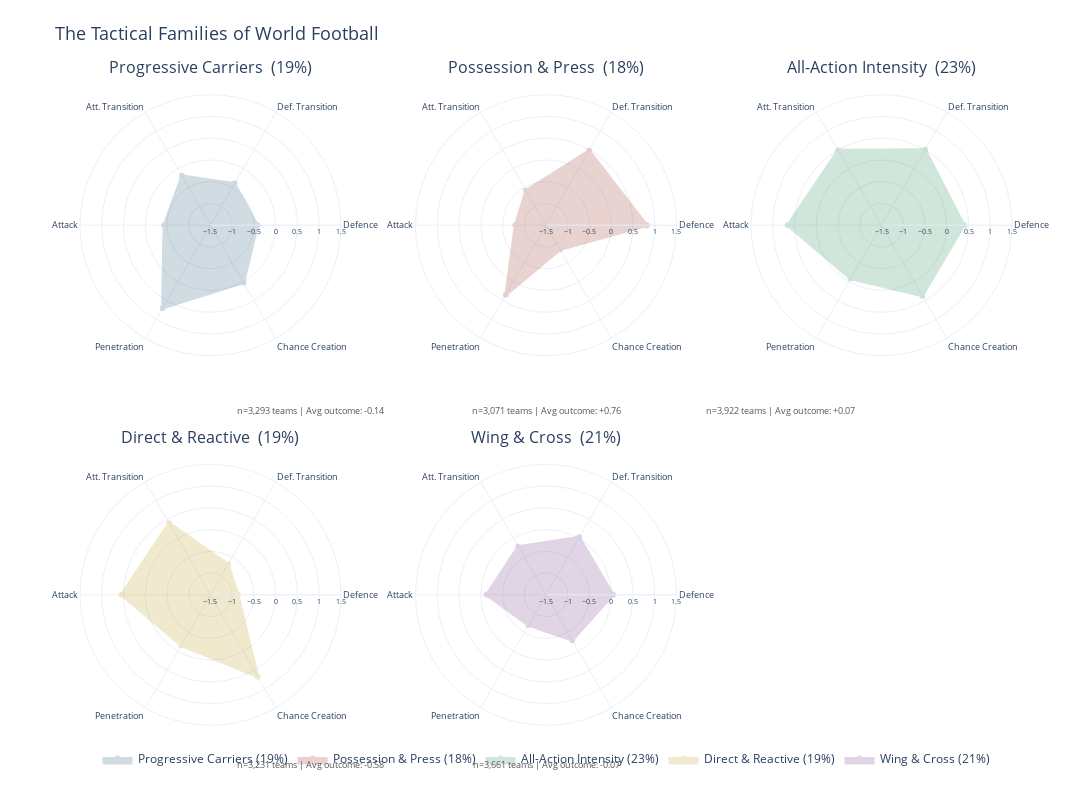

The code cell stored with this chart in its notebook:
### Markdown cell above
## The Tactical Families

Each family represents a distinct *way of playing football*. The radar below shows the average profile of each family — the shape tells you immediately what kind of football these teams play.

Individual radars let us compare each family’s shape without overlap. The colour matches are consistent throughout the notebook.

### Code cell
# -- One radar per family in a 2x3 grid --
subplot_titles = [
    f"{FAMILY_NAMES.get(i, '')}  ({(qdf_clean['family_id'] == i).sum() / len(qdf_clean) * 100:.0f}%)"
    for i in range(BEST_K)
] + ['']  # empty 6th slot

fig = make_subplots(
    rows=2, cols=3,
    specs=[[{'type': 'polar'}] * 3, [{'type': 'polar'}] * 3],
    subplot_titles=subplot_titles,
    vertical_spacing=0.12,
    horizontal_spacing=0.08,
)

for fid in range(BEST_K):
    row = fid // 3 + 1
    col = fid % 3 + 1
    profile = family_profiles[fid]
    vals = profile[style_dims].values
    vals_closed = list(vals) + [vals[0]]
    dims_closed = style_dims + [style_dims[0]]  # short names for tight radar grid
    n = (qdf_clean["family_id"] == fid).sum()
    pct = n / len(qdf_clean) * 100
    outcome = qdf_clean.loc[qdf_clean["family_id"] == fid, "Outcome"].mean()

    fig.add_trace(go.Scatterpolar(
        r=vals_closed,
        theta=dims_closed,
        fill='toself',
        fillcolor=FAMILY_COLORS[fid],
        opacity=0.2,
        line=dict(color=FAMILY_COLORS[fid], width=3),
        name=f"{FAMILY_NAMES[fid]} ({pct:.0f}%)",
        hovertemplate='%{theta}: %{r:.2f}<extra>' + FAMILY_NAMES[fid] + '</extra>',
    ), row=row, col=col)

    # Add family name + stats annotation BELOW each radar
    fig.add_annotation(
        text=f"n={n:,} teams | Avg outcome: {outcome:+.2f}",
        xref="paper", yref="paper",
        x=(col - 1) / 3 + 1 / 6,
        y=1.0 - (row - 1) * 0.55 - 0.50,
        showarrow=False,
        font=dict(size=9, color='#555'),
    )

fig.update_polars(
    radialaxis=dict(range=[-1.5, 1.5], showticklabels=True, tickfont=dict(size=7)),
    angularaxis=dict(tickfont=dict(size=9)),
)
fig.update_layout(
    height=800, width=1200,
    showlegend=True,
    legend=dict(orientation='h', yanchor='bottom', y=-0.05, xanchor='center', x=0.5),
    template='plotly_white',
    title_text='The Tactical Families of World Football',
    title_font_size=18,
    margin=dict(t=80, b=60),
)
fig.show()

### Figure 1 — Plotly figure (JSON) as saved in the notebook; plotly's stock layout.template omitted (floating-point values rounded to 4 significant figures)
{"data": [{"fill": "toself", "fillcolor": "#1B4F72", "hovertemplate": "%{theta}: %{r:.2f}<extra>Progressive Carriers</extra>", "line": {"color": "#1B4F72", "width": 3}, "name": "Progressive Carriers (19%)", "opacity": 0.2, "r": [-0.4218, -0.395, -0.1902, -0.4323, 0.6996, 0.02069, -0.4218], "subplot": "polar", "theta": ["Defence", "Def. Transition", "Att. Transition", "Attack", "Penetration", "Chance Creation", "Defence"], "type": "scatterpolar"}, {"fill": "toself", "fillcolor": "#922B21", "hovertemplate": "%{theta}: %{r:.2f}<extra>Possession & Press</extra>", "line": {"color": "#922B21", "width": 3}, "name": "Possession & Press (18%)", "opacity": 0.2, "r": [0.8178, 0.4777, -0.5833, -0.7952, 0.3486, -0.8539, 0.8178], "subplot": "polar2", "theta": ["Defence", "Def. Transition", "Att. Transition", "Attack", "Penetration", "Chance Creation", "Defence"], "type": "scatterpolar"}, {"fill": "toself", "fillcolor": "#1E8449", "hovertemplate": "%{theta}: %{r:.2f}<extra>All-Action Intensity</extra>", "line": {"color": "#1E8449", "width": 3}, "name": "All-Action Intensity (23%)", "opacity": 0.2, "r": [0.3955, 0.5027, 0.4927, 0.657, -0.08163, 0.3733, 0.3955], "subplot": "polar3", "theta": ["Defence", "Def. Transition", "Att. Transition", "Attack", "Penetration", "Chance Creation", "Defence"], "type": "scatterpolar"}, {"fill": "toself", "fillcolor": "#B7950B", "hovertemplate": "%{theta}: %{r:.2f}<extra>Direct & Reactive</extra>", "line": {"color": "#B7950B", "width": 3}, "name": "Direct & Reactive (19%)", "opacity": 0.2, "r": [-0.8699, -0.6892, 0.4027, 0.5493, -0.1563, 0.6703, -0.8699], "subplot": "polar4", "theta": ["Defence", "Def. Transition", "Att. Transition", "Attack", "Penetration", "Chance Creation", "Defence"], "type": "scatterpolar"}, {"fill": "toself", "fillcolor": "#6C3483", "hovertemplate": "%{theta}: %{r:.2f}<extra>Wing & Cross</extra>", "line": {"color": "#6C3483", "width": 3}, "name": "Wing & Cross (21%)", "opacity": 0.2, "r": [0.0404, 0.02658, -0.2228, -0.1318, -0.6966, -0.2926, 0.0404], "subplot": "polar5", "theta": ["Defence", "Def. Transition", "Att. Transition", "Attack", "Penetration", "Chance Creation", "Defence"], "type": "scatterpolar"}], "layout": {"annotations": [{"font": {"size": 16}, "showarrow": false, "text": "Progressive Carriers  (19%)", "x": 0.14, "xanchor": "center", "xref": "paper", "y": 1, "yanchor": "bottom", "yref": "paper"}, {"font": {"size": 16}, "showarrow": false, "text": "Possession & Press  (18%)", "x": 0.5, "xanchor": "center", "xref": "paper", "y": 1, "yanchor": "bottom", "yref": "paper"}, {"font": {"size": 16}, "showarrow": false, "text": "All-Action Intensity  (23%)", "x": 0.86, "xanchor": "center", "xref": "paper", "y": 1, "yanchor": "bottom", "yref": "paper"}, {"font": {"size": 16}, "showarrow": false, "text": "Direct & Reactive  (19%)", "x": 0.14, "xanchor": "center", "xref": "paper", "y": 0.44, "yanchor": "bottom", "yref": "paper"}, {"font": {"size": 16}, "showarrow": false, "text": "Wing & Cross  (21%)", "x": 0.5, "xanchor": "center", "xref": "paper", "y": 0.44, "yanchor": "bottom", "yref": "paper"}, {"font": {"color": "#555", "size": 9}, "showarrow": false, "text": "n=3,293 teams | Avg outcome: -0.14", "x": 0.1667, "xref": "paper", "y": 0.5, "yref": "paper"}, {"font": {"color": "#555", "size": 9}, "showarrow": false, "text": "n=3,071 teams | Avg outcome: +0.76", "x": 0.5, "xref": "paper", "y": 0.5, "yref": "paper"}, {"font": {"color": "#555", "size": 9}, "showarrow": false, "text": "n=3,922 teams | Avg outcome: +0.07", "x": 0.8333, "xref": "paper", "y": 0.5, "yref": "paper"}, {"font": {"color": "#555", "size": 9}, "showarrow": false, "text": "n=3,231 teams | Avg outcome: -0.58", "x": 0.1667, "xref": "paper", "y": -0.05, "yref": "paper"}, {"font": {"color": "#555", "size": 9}, "showarrow": false, "text": "n=3,661 teams | Avg outcome: -0.07", "x": 0.5, "xref": "paper", "y": -0.05, "yref": "paper"}], "height": 800, "legend": {"orientation": "h", "x": 0.5, "xanchor": "center", "y": -0.05, "yanchor": "bottom"}, "margin": {"b": 60, "t": 80}, "polar": {"angularaxis": {"tickfont": {"size": 9}}, "domain": {"x": [0, 0.28], "y": [0.56, 1]}, "radialaxis": {"range": [-1.5, 1.5], "showticklabels": true, "tickfont": {"size": 7}}}, "polar2": {"angularaxis": {"tickfont": {"size": 9}}, "domain": {"x": [0.36, 0.64], "y": [0.56, 1]}, "radialaxis": {"range": [-1.5, 1.5], "showticklabels": true, "tickfont": {"size": 7}}}, "polar3": {"angularaxis": {"tickfont": {"size": 9}}, "domain": {"x": [0.72, 1], "y": [0.56, 1]}, "radialaxis": {"range": [-1.5, 1.5], "showticklabels": true, "tickfont": {"size": 7}}}, "polar4": {"angularaxis": {"tickfont": {"size": 9}}, "domain": {"x": [0, 0.28], "y": [0, 0.44]}, "radialaxis": {"range": [-1.5, 1.5], "showticklabels": true, "tickfont": {"size": 7}}}, "polar5": {"angularaxis": {"tickfont": {"size": 9}}, "domain": {"x": [0.36, 0.64], "y": [0, 0.44]}, "radialaxis": {"range": [-1.5, 1.5], "showticklabels": true, "tickfont": {"size": 7}}}, "polar6": {"angularaxis": {"tickfont": {"size": 9}}, "domain": {"x": [0.72, 1], "y": [0, 0.44]}, "radialaxis": {"range": [-1.5, 1.5], "showticklabels": true, "tickfont": {"size": 7}}}, "showlegend": true, "title": {"font": {"size": 18}, "text": "The Tactical Families of World Football"}, "width": 1200}}
